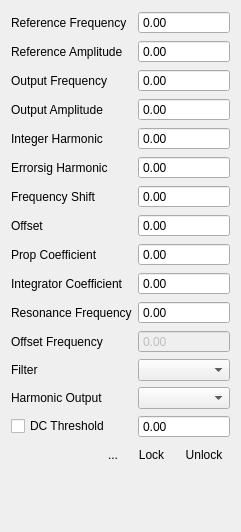
<?xml version="1.0" encoding="UTF-8"?>
<ui version="4.0">
 <class>Form</class>
 <widget class="QWidget" name="Form">
  <property name="geometry">
   <rect>
    <x>0</x>
    <y>0</y>
    <width>241</width>
    <height>532</height>
   </rect>
  </property>
  <property name="windowTitle">
   <string>Form</string>
  </property>
  <layout class="QGridLayout" name="gridLayout">
   <item row="11" column="1">
    <widget class="MagnitudeSpinBox" name="magResonanceFreq">
     <property name="sizePolicy">
      <sizepolicy hsizetype="MinimumExpanding" vsizetype="Fixed">
       <horstretch>0</horstretch>
       <verstretch>0</verstretch>
      </sizepolicy>
     </property>
     <property name="buttonSymbols">
      <enum>QAbstractSpinBox::NoButtons</enum>
     </property>
    </widget>
   </item>
   <item row="10" column="1">
    <widget class="MagnitudeSpinBox" name="magICoeff">
     <property name="sizePolicy">
      <sizepolicy hsizetype="MinimumExpanding" vsizetype="Fixed">
       <horstretch>0</horstretch>
       <verstretch>0</verstretch>
      </sizepolicy>
     </property>
     <property name="buttonSymbols">
      <enum>QAbstractSpinBox::NoButtons</enum>
     </property>
    </widget>
   </item>
   <item row="3" column="0">
    <widget class="QLabel" name="label_2">
     <property name="text">
      <string>Output Frequency</string>
     </property>
     <property name="buddy">
      <cstring>magOutputFreq</cstring>
     </property>
    </widget>
   </item>
   <item row="4" column="0">
    <widget class="QLabel" name="label_5">
     <property name="text">
      <string>Output Amplitude</string>
     </property>
     <property name="buddy">
      <cstring>magOutputAmpl</cstring>
     </property>
    </widget>
   </item>
   <item row="3" column="1">
    <widget class="MagnitudeSpinBox" name="magOutputFreq">
     <property name="sizePolicy">
      <sizepolicy hsizetype="MinimumExpanding" vsizetype="Fixed">
       <horstretch>0</horstretch>
       <verstretch>0</verstretch>
      </sizepolicy>
     </property>
     <property name="buttonSymbols">
      <enum>QAbstractSpinBox::NoButtons</enum>
     </property>
    </widget>
   </item>
   <item row="4" column="1">
    <widget class="MagnitudeSpinBox" name="magOutputAmpl">
     <property name="sizePolicy">
      <sizepolicy hsizetype="MinimumExpanding" vsizetype="Fixed">
       <horstretch>0</horstretch>
       <verstretch>0</verstretch>
      </sizepolicy>
     </property>
     <property name="buttonSymbols">
      <enum>QAbstractSpinBox::NoButtons</enum>
     </property>
    </widget>
   </item>
   <item row="17" column="0">
    <spacer name="verticalSpacer">
     <property name="orientation">
      <enum>Qt::Vertical</enum>
     </property>
     <property name="sizeHint" stdset="0">
      <size>
       <width>20</width>
       <height>40</height>
      </size>
     </property>
    </spacer>
   </item>
   <item row="9" column="0">
    <widget class="QLabel" name="label_6">
     <property name="text">
      <string>Prop Coefficient</string>
     </property>
     <property name="buddy">
      <cstring>magPCoeff</cstring>
     </property>
    </widget>
   </item>
   <item row="16" column="0" colspan="2">
    <layout class="QHBoxLayout" name="horizontalLayout">
     <item>
      <spacer name="horizontalSpacer">
       <property name="orientation">
        <enum>Qt::Horizontal</enum>
       </property>
       <property name="sizeHint" stdset="0">
        <size>
         <width>40</width>
         <height>20</height>
        </size>
       </property>
      </spacer>
     </item>
     <item>
      <widget class="QToolButton" name="autoLockButton">
       <property name="toolTip">
        <string>Auto Lock</string>
       </property>
       <property name="text">
        <string>...</string>
       </property>
       <property name="icon">
        <iconset resource="RepetitionRate.qrc">
         <normaloff>:/openicon/icons/lock-pink.png</normaloff>:/openicon/icons/lock-pink.png</iconset>
       </property>
       <property name="iconSize">
        <size>
         <width>24</width>
         <height>24</height>
        </size>
       </property>
       <property name="autoRaise">
        <bool>true</bool>
       </property>
      </widget>
     </item>
     <item>
      <widget class="QToolButton" name="lockButton">
       <property name="toolTip">
        <string>Manual Lock</string>
       </property>
       <property name="text">
        <string>Lock</string>
       </property>
       <property name="icon">
        <iconset resource="RepetitionRate.qrc">
         <normaloff>:/openicon/icons/lock-4.png</normaloff>:/openicon/icons/lock-4.png</iconset>
       </property>
       <property name="iconSize">
        <size>
         <width>24</width>
         <height>24</height>
        </size>
       </property>
       <property name="autoRaise">
        <bool>true</bool>
       </property>
      </widget>
     </item>
     <item>
      <widget class="QToolButton" name="unlockButton">
       <property name="toolTip">
        <string>Unlock</string>
       </property>
       <property name="text">
        <string>Unlock</string>
       </property>
       <property name="icon">
        <iconset resource="RepetitionRate.qrc">
         <normaloff>:/openicon/icons/media-playback-stop-7.png</normaloff>:/openicon/icons/media-playback-stop-7.png</iconset>
       </property>
       <property name="iconSize">
        <size>
         <width>24</width>
         <height>24</height>
        </size>
       </property>
       <property name="autoRaise">
        <bool>true</bool>
       </property>
      </widget>
     </item>
    </layout>
   </item>
   <item row="14" column="1">
    <widget class="QComboBox" name="harmonicOutputCombo"/>
   </item>
   <item row="13" column="1">
    <widget class="QComboBox" name="filterCombo"/>
   </item>
   <item row="13" column="0">
    <widget class="QLabel" name="label_9">
     <property name="text">
      <string>Filter</string>
     </property>
    </widget>
   </item>
   <item row="12" column="0">
    <widget class="QLabel" name="label_12">
     <property name="text">
      <string>Offset Frequency</string>
     </property>
    </widget>
   </item>
   <item row="2" column="1">
    <widget class="MagnitudeSpinBox" name="magReferenceAmpl">
     <property name="sizePolicy">
      <sizepolicy hsizetype="MinimumExpanding" vsizetype="Fixed">
       <horstretch>0</horstretch>
       <verstretch>0</verstretch>
      </sizepolicy>
     </property>
     <property name="buttonSymbols">
      <enum>QAbstractSpinBox::NoButtons</enum>
     </property>
    </widget>
   </item>
   <item row="12" column="1">
    <widget class="MagnitudeSpinBox" name="magOffsetFreq">
     <property name="enabled">
      <bool>false</bool>
     </property>
     <property name="sizePolicy">
      <sizepolicy hsizetype="MinimumExpanding" vsizetype="Fixed">
       <horstretch>0</horstretch>
       <verstretch>0</verstretch>
      </sizepolicy>
     </property>
     <property name="readOnly">
      <bool>true</bool>
     </property>
     <property name="buttonSymbols">
      <enum>QAbstractSpinBox::NoButtons</enum>
     </property>
    </widget>
   </item>
   <item row="1" column="0">
    <widget class="QLabel" name="label">
     <property name="text">
      <string>Reference Frequency</string>
     </property>
     <property name="buddy">
      <cstring>magReferenceFreq</cstring>
     </property>
    </widget>
   </item>
   <item row="2" column="0">
    <widget class="QLabel" name="label_4">
     <property name="text">
      <string>Reference Amplitude</string>
     </property>
     <property name="buddy">
      <cstring>magReferenceAmpl</cstring>
     </property>
    </widget>
   </item>
   <item row="8" column="1">
    <widget class="MagnitudeSpinBox" name="magOffset">
     <property name="sizePolicy">
      <sizepolicy hsizetype="MinimumExpanding" vsizetype="Fixed">
       <horstretch>0</horstretch>
       <verstretch>0</verstretch>
      </sizepolicy>
     </property>
     <property name="buttonSymbols">
      <enum>QAbstractSpinBox::NoButtons</enum>
     </property>
    </widget>
   </item>
   <item row="5" column="1">
    <widget class="MagnitudeSpinBox" name="magHarmonic">
     <property name="sizePolicy">
      <sizepolicy hsizetype="MinimumExpanding" vsizetype="Fixed">
       <horstretch>0</horstretch>
       <verstretch>0</verstretch>
      </sizepolicy>
     </property>
     <property name="buttonSymbols">
      <enum>QAbstractSpinBox::NoButtons</enum>
     </property>
    </widget>
   </item>
   <item row="10" column="0">
    <widget class="QLabel" name="label_7">
     <property name="text">
      <string>Integrator Coefficient</string>
     </property>
     <property name="buddy">
      <cstring>magICoeff</cstring>
     </property>
    </widget>
   </item>
   <item row="9" column="1">
    <widget class="MagnitudeSpinBox" name="magPCoeff">
     <property name="sizePolicy">
      <sizepolicy hsizetype="MinimumExpanding" vsizetype="Fixed">
       <horstretch>0</horstretch>
       <verstretch>0</verstretch>
      </sizepolicy>
     </property>
     <property name="buttonSymbols">
      <enum>QAbstractSpinBox::NoButtons</enum>
     </property>
    </widget>
   </item>
   <item row="1" column="1">
    <widget class="MagnitudeSpinBox" name="magReferenceFreq">
     <property name="sizePolicy">
      <sizepolicy hsizetype="MinimumExpanding" vsizetype="Fixed">
       <horstretch>0</horstretch>
       <verstretch>0</verstretch>
      </sizepolicy>
     </property>
     <property name="buttonSymbols">
      <enum>QAbstractSpinBox::NoButtons</enum>
     </property>
    </widget>
   </item>
   <item row="8" column="0">
    <widget class="QLabel" name="label_8">
     <property name="text">
      <string>Offset</string>
     </property>
     <property name="buddy">
      <cstring>magOffset</cstring>
     </property>
    </widget>
   </item>
   <item row="14" column="0">
    <widget class="QLabel" name="label_10">
     <property name="text">
      <string>Harmonic Output</string>
     </property>
    </widget>
   </item>
   <item row="11" column="0">
    <widget class="QLabel" name="label_11">
     <property name="text">
      <string>Resonance Frequency</string>
     </property>
    </widget>
   </item>
   <item row="15" column="1">
    <widget class="MagnitudeSpinBox" name="magDCThreshold">
     <property name="sizePolicy">
      <sizepolicy hsizetype="MinimumExpanding" vsizetype="Fixed">
       <horstretch>0</horstretch>
       <verstretch>0</verstretch>
      </sizepolicy>
     </property>
     <property name="buttonSymbols">
      <enum>QAbstractSpinBox::NoButtons</enum>
     </property>
    </widget>
   </item>
   <item row="15" column="0">
    <widget class="QCheckBox" name="dcThresholdBox">
     <property name="text">
      <string>DC Threshold</string>
     </property>
    </widget>
   </item>
   <item row="5" column="0">
    <widget class="QLabel" name="label_13">
     <property name="text">
      <string>Integer Harmonic</string>
     </property>
     <property name="buddy">
      <cstring>magOutputAmpl</cstring>
     </property>
    </widget>
   </item>
   <item row="6" column="0">
    <widget class="QLabel" name="label_14">
     <property name="text">
      <string>Errorsig Harmonic</string>
     </property>
     <property name="buddy">
      <cstring>magOutputAmpl</cstring>
     </property>
    </widget>
   </item>
   <item row="6" column="1">
    <widget class="MagnitudeSpinBox" name="magErrorsigHarmonic">
     <property name="sizePolicy">
      <sizepolicy hsizetype="MinimumExpanding" vsizetype="Fixed">
       <horstretch>0</horstretch>
       <verstretch>0</verstretch>
      </sizepolicy>
     </property>
     <property name="toolTip">
      <string>Errorsignal generated from this harmonic</string>
     </property>
     <property name="buttonSymbols">
      <enum>QAbstractSpinBox::NoButtons</enum>
     </property>
    </widget>
   </item>
   <item row="7" column="0">
    <widget class="QLabel" name="label_15">
     <property name="text">
      <string>Frequency Shift</string>
     </property>
     <property name="buddy">
      <cstring>magOutputAmpl</cstring>
     </property>
    </widget>
   </item>
   <item row="7" column="1">
    <widget class="MagnitudeSpinBox" name="magFrequencyShift">
     <property name="sizePolicy">
      <sizepolicy hsizetype="MinimumExpanding" vsizetype="Fixed">
       <horstretch>0</horstretch>
       <verstretch>0</verstretch>
      </sizepolicy>
     </property>
     <property name="toolTip">
      <string>frequency shift from additional mixing step</string>
     </property>
     <property name="buttonSymbols">
      <enum>QAbstractSpinBox::NoButtons</enum>
     </property>
    </widget>
   </item>
  </layout>
 </widget>
 <customwidgets>
  <customwidget>
   <class>MagnitudeSpinBox</class>
   <extends>QDoubleSpinBox</extends>
   <header>uiModules.MagnitudeSpinBox</header>
  </customwidget>
 </customwidgets>
 <tabstops>
  <tabstop>magReferenceFreq</tabstop>
  <tabstop>magReferenceAmpl</tabstop>
  <tabstop>magOutputFreq</tabstop>
  <tabstop>magOutputAmpl</tabstop>
  <tabstop>magHarmonic</tabstop>
  <tabstop>magOffset</tabstop>
  <tabstop>magPCoeff</tabstop>
  <tabstop>magICoeff</tabstop>
  <tabstop>lockButton</tabstop>
  <tabstop>unlockButton</tabstop>
 </tabstops>
 <resources>
  <include location="RepetitionRate.qrc"/>
 </resources>
 <connections/>
</ui>
